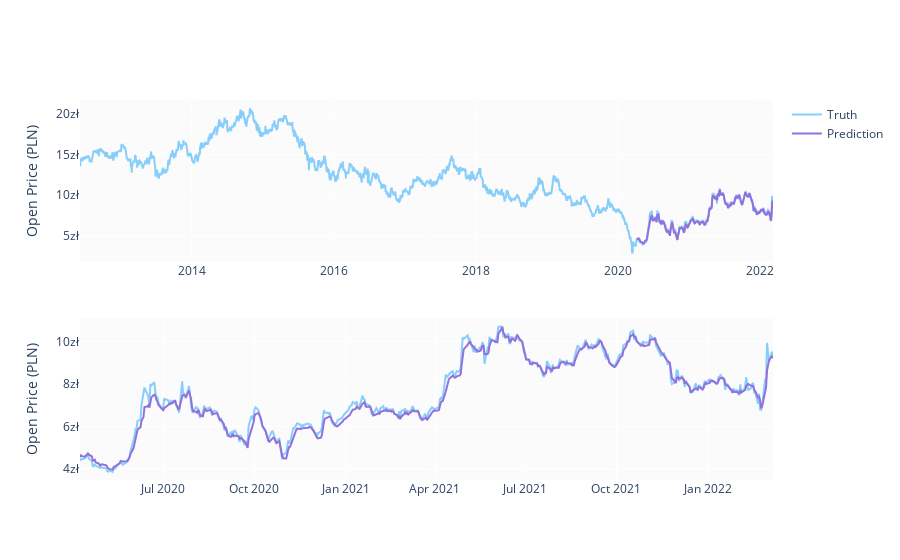

Notebook source saved alongside this figure:
### Code cell
predicted_prices = df.loc[test_split_idx+1:].copy()
predicted_prices['Otwarcie'] = y_pred

fig = make_subplots(rows=2, cols=1)
fig.add_trace(go.Scatter(x=df.Data, y=df.Otwarcie,
                        name='Truth',
                        marker_color='LightSkyBlue'), row=1, col=1)

fig.add_trace(go.Scatter(x=predicted_prices.Data,
                        y=predicted_prices.Otwarcie,
                        name='Prediction',
                        marker_color='MediumPurple'), row=1, col=1)

fig.add_trace(go.Scatter(x=predicted_prices.Data,
                        y=y_test,
                        name='Truth',
                        marker_color='LightSkyBlue',
                        showlegend=False), row=2, col=1)

fig.add_trace(go.Scatter(x=predicted_prices.Data,
                        y=y_pred,
                        name='Prediction',
                        marker_color='MediumPurple',
                        showlegend=False), row=2, col=1)
fig.update_yaxes(ticksuffix="zł", title_text='Open Price (PLN)')

fig.show()

### Figure 1 — Plotly figure (JSON) as saved in the notebook; plotly's stock layout.template omitted (floating-point values rounded to 4 significant figures; data arrays with more than 128 entries replaced by an {"elided": "..."} marker saying what was removed)
{"data": [{"marker": {"color": "LightSkyBlue"}, "name": "Truth", "type": "scatter", "x": {"elided": "2445 str values"}, "xaxis": "x", "y": {"elided": "2445 float values"}, "yaxis": "y"}, {"marker": {"color": "MediumPurple"}, "name": "Prediction", "type": "scatter", "x": {"elided": "488 str values"}, "xaxis": "x", "y": {"elided": "488 float values"}, "yaxis": "y"}, {"marker": {"color": "LightSkyBlue"}, "name": "Truth", "showlegend": false, "type": "scatter", "x": {"elided": "488 str values"}, "xaxis": "x2", "y": {"elided": "488 float values"}, "yaxis": "y2"}, {"marker": {"color": "MediumPurple"}, "name": "Prediction", "showlegend": false, "type": "scatter", "x": {"elided": "488 str values"}, "xaxis": "x2", "y": {"elided": "488 float values"}, "yaxis": "y2"}], "layout": {"xaxis": {"anchor": "y", "domain": [0, 1]}, "xaxis2": {"anchor": "y2", "domain": [0, 1]}, "yaxis": {"anchor": "x", "domain": [0.575, 1], "ticksuffix": "zł", "title": {"text": "Open Price (PLN)"}}, "yaxis2": {"anchor": "x2", "domain": [0, 0.425], "ticksuffix": "zł", "title": {"text": "Open Price (PLN)"}}}}
